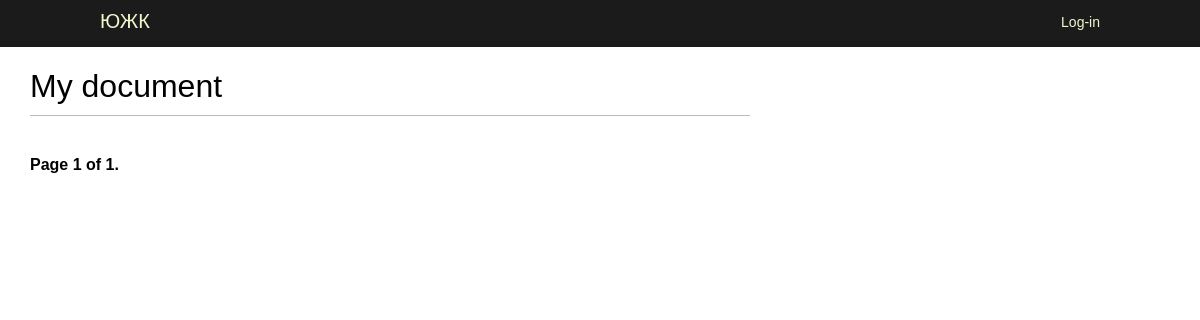
Page /TD/ on the earlier database version.
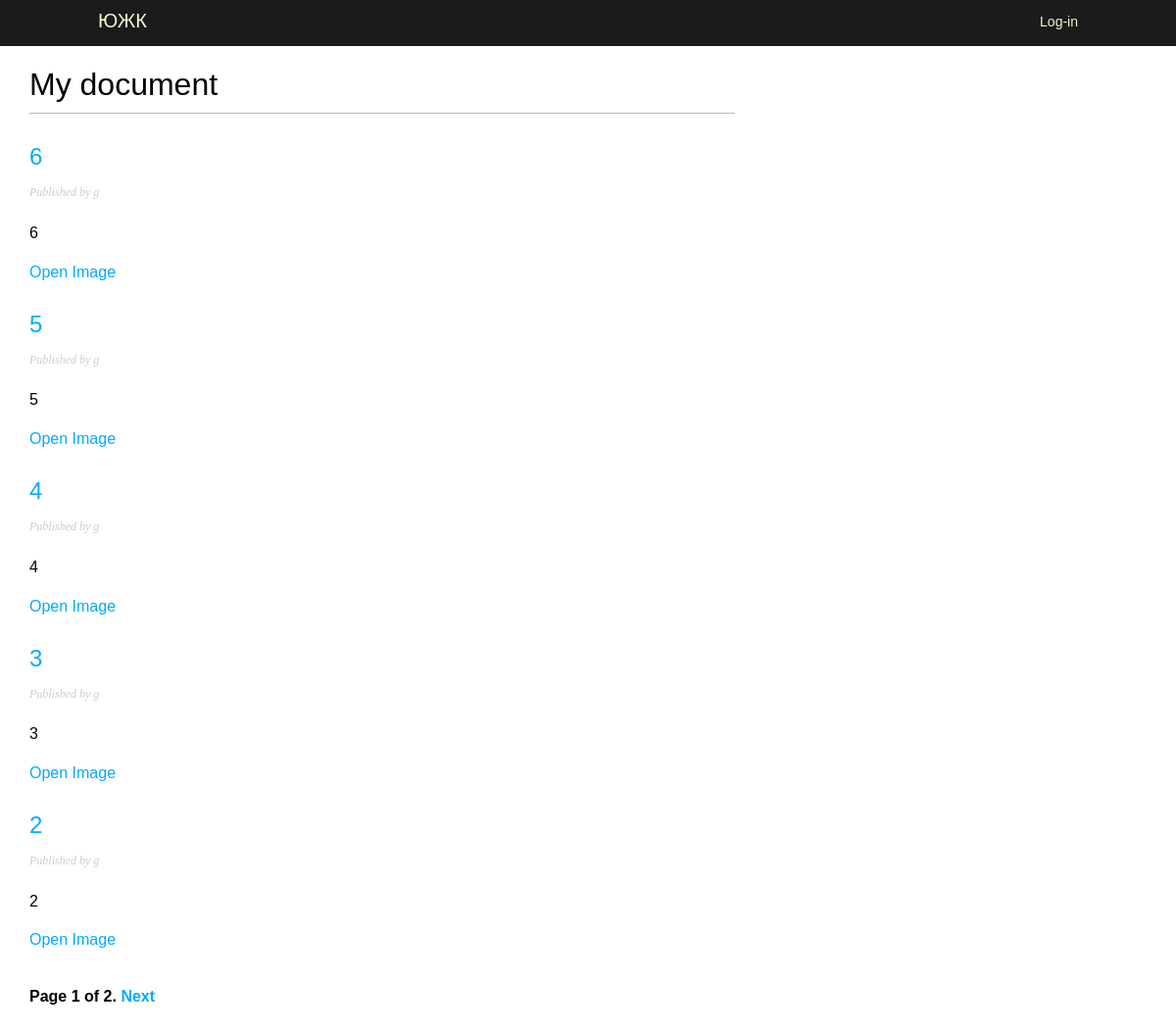
Same page on the later database version.
### blog/models.py (models this page shows, shortened)
class TurnoverDocument(models.Model):
    class Status(models.TextChoices):
        DRAFT = 'DF', 'Draft'
        UNDER_REVIEW = 'UR', 'Under Review'
        APPROVED = 'A', 'Approved'
        REJECTED = 'R', 'Rejected'
        PUBLISHED = 'PB', 'Published'
    objects = models.Manager()
    published = PublishedManager()
    under_review = UnderReviewManager
    approved = ApprovedManager
    rejected = RejectedManager
    title = models.CharField(max_length=255)
    description = models.TextField(blank=True, null=True)
    author = models.ForeignKey(settings.AUTH_USER_MODEL, on_delete=models.CASCADE, related_name='document_post')
    created_at = models.DateTimeField(auto_now_add=True)
    updated_at = models.DateTimeField(auto_now=True)
    publish_by = models.DateTimeField(default=timezone.now)
    document_type = models.ForeignKey(document_types, on_delete=models.CASCADE)
    document_file = models.FileField(upload_to='blog/static/images/')
    slug = models.SlugField(max_length=250, unique_for_date='publish_by')
    status = models.CharField(
        max_length=2,
        choices=Status.choices,
        default=Status.DRAFT
    )
    class Meta:
        ordering = ['-publish_by']
        indexes = [models.Index(fields=['-publish_by'])]
    def filename(self):
        return 'images/' + os.path.basename(self.document_file.name)
    def get_absolute_url(self):
        return reverse('TD:TD_detail', args=[self.publish_by.year, self.publish_by.month, self.publish_by.day, self.slug])

### account/models.py (models this page shows)
class CustomUser(AbstractUser):
    department = models.ForeignKey(Department, on_delete=models.SET_NULL, null=True, blank=True)
    position = models.CharField(max_length=100, blank=True, null=True)

### blog/views.py (the view)
# urls.py: path('', views.ListTD.as_view(), name='TD_list'),
class ListTD(ListView):
    queryset = TurnoverDocument.published.all()
    template_name = 'blog/TD/list.html'
    paginate_by = 5
    context_object_name = 'all_documents'

### templates/blog/TD/list.html (shortened to what this page needs)
{% extends "blog/base.html" %}
{% load static %}
{% block content %}
  <h1>My document</h1>
  {% for post in all_documents %}
    <h2>
        <a href="{{ post.get_absolute_url }}">
        {{ post.title }}
        </a>
    </h2>
    <p class="date">
      Published {{ post.publish }} by {{ post.author }}
    </p>
    {{ post.description|truncatewords:30|linebreaks }}
     <a href="{% static post.filename %}" target="_blank">
            Open Image
     </a>
  {% endfor %}
  {% include "pagination.html" with page=page_obj %}
{% endblock %}

### templates/blog/base.html (shortened to what this page needs)
{% load static %}
<!DOCTYPE html>
<html>
<head>
  <link href="{% static "css/blog.css" %}" rel="stylesheet">
</head>
<body>
 <div id="header">
 <span class="logo"><a href="http://127.0.0.1:8000/TD/">ЮЖК</a></span>
    <span class="user">
        {% if request.user.is_authenticated %}
        Hello {{ request.user.first_name|default:request.user.username }},
    <form action="{% url "account:logout" %}" method="post">
        <button type="submit">Logout</button>
        {% csrf_token %}
    </form>
        {% else %}
        <a href="{% url "account:login" %}">Log-in</a>
        {% endif %}
    </span>
 </div>
 <div id="content">
 {% block content %}
 {% endblock %}
 </div>
</body>
</html>

### templates/pagination.html (shortened to what this page needs)
<div class="pagination">
  <span class="step-links">
    <span class="current">
      Page {{ page.number }} of {{ page.paginator.num_pages }}.
    </span>
    {% if page.has_next %}
      <a href="?page={{ page.next_page_number }}">Next</a>
    {% endif %}
  </span>
</div>

### blog/static/css/blog.css (style rules this page uses)
p { line-height: 1.8; }
h1, h2, h3, h4, h5 , h6 { font-family: 'Muli', sans-serif; font-weight:normal; }
#header { padding:10px 100px; font-size:14px; background:#1b1b1b; color:#fff; border-bottom:4px solid #1b1b1b; overflow:auto; }
#header .logo { font-family: 'Muli', sans-serif; float:left; color:#f3f7cc; font-size:20px; margin-right:10%; }
#header a { color:#f3f7cc; }
#header .user { float:right; padding-top:4px; }
#content { padding:30px 100px; }
body { margin:0; padding:0; font-family:helvetica, sans-serif; }
a { color:#00abff; text-decoration:none; }
h1 { font-weight:normal; border-bottom:1px solid #bbb; padding:0 0 10px 0; }
h2 { font-weight:normal; margin:30px 0 0; }
#content { float:left; width:60%; padding:0 0 0 30px; }
p.date { color:#ccc; font-family: georgia, serif; font-size: 12px; font-style: italic; }
.pagination { margin:40px 0; font-weight:bold; }

Differences in the rows shown:
added TurnoverDocument: title "6", author "g", description "6"
added TurnoverDocument: title "5", author "g", description "5"
added TurnoverDocument: title "4", author "g", description "4"
added TurnoverDocument: title "3", author "g", description "3"
added TurnoverDocument: title "2", author "g", description "2"
Other differences:
{{ page.paginator.num_pages }}: "1" → "2"
text now shown: "Next"
